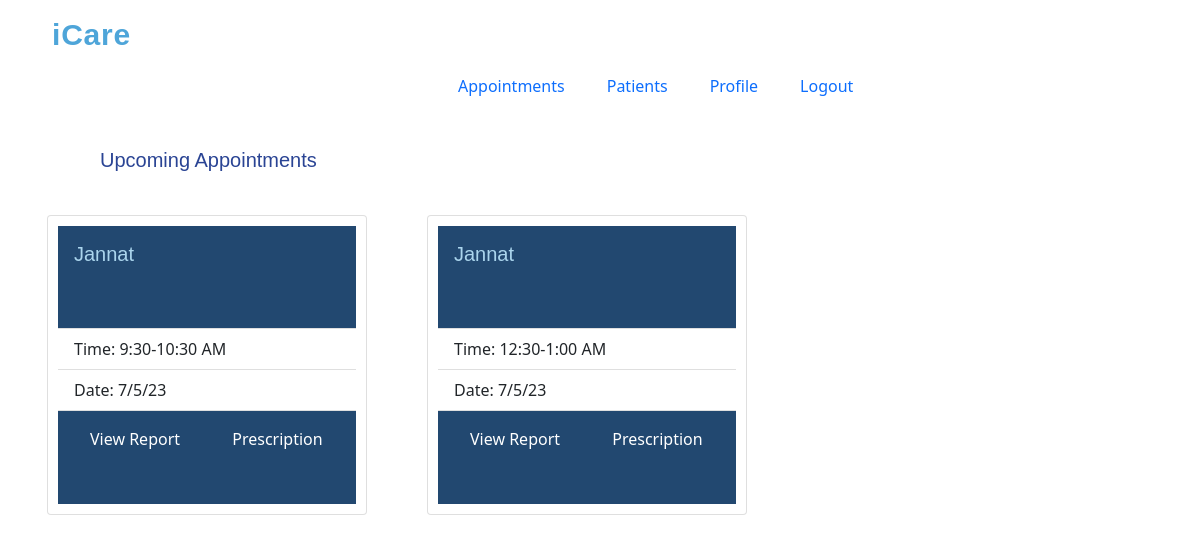
The app's page /doc_dashboard.php?user_phone=999 with its own data.
### tables this page shows
CREATE TABLE `appointment_details` (
  `app_day` varchar(9) NOT NULL,
  `app_time` varchar(20) NOT NULL,
  `app_doc_name` varchar(20) NOT NULL,
  `app_doc_phone` varchar(10) NOT NULL,
  `app_doc_dept` varchar(15) NOT NULL,
  `app_problem` varchar(30) NOT NULL,
  `app_pat_phone` varchar(15) NOT NULL,
  `app_pat_name` varchar(20) NOT NULL,
  `app_date` varchar(20) NOT NULL
);

### doc_dashboard.php (the view, shortened to what this page needs)
<?php
if (isset($_GET['user_phone'])===true) {
  $phone = $_GET['user_phone'];
}
else
 {
    $phone = $_GET['phone'];
}
$link=mysqli_connect("localhost","root","","hospital");
$res=mysqli_query($link,"SELECT* FROM appointment_details where app_doc_phone='$phone'");
?>
<!DOCTYPE html>
<html lang="en">
<head>
 <link href="assets/css/doctor_dashboard.css" rel="stylesheet">
<link href="https://cdn.jsdelivr.net/npm/bootstrap@5.0.2/dist/css/bootstrap.min.css" rel="stylesheet">
</head>
<body>
	<header id="header" class="fixed-top">
    <div class="container">
      <h1 class="logo me-auto"><a href="doc_dashboard.php?user_phone=<?php echo urlencode($phone); ?>">iCare</a></h1>
      <nav id="navbar" class="navbar navbar-light">
        <ul>
          <li><a class="nav-link scrollto" href="doc_dashboard.php?user_phone=<?php echo urlencode($phone); ?>">Appointments</a></li>
        <li><a class="nav-link scrollto" href="patient_list.php?user_phone=<?php echo urlencode($phone); ?>">Patients</a></li>
          <li><a class="nav-link scrollto" href="doc_profile.php?user_phone=<?php echo urlencode($phone); ?>">Profile</a></li>
          <li><a class="nav-link scrollto active" href="register.php">Logout</a></li>
        </ul>
      </nav>
    </div>
  </header>
    <h5 class="mt-5" id="apt_text">Upcoming Appointments</h5>
    <section class=" container" id="apt_con">
    <div class="row">
    <?php while($row=mysqli_fetch_assoc($res)){ ?>
      <div class="col-sm-12 col-md-6 col-lg-4 mb-4">
        <div class="card" >
          <div class="card-body">
            <h5 class="card-title" style="text-transform:capitalize;"><?php echo $row['app_pat_name'];?></h5>
          </div>
          <ul class="list-group list-group-flush">
            <li class="list-group-item">Time: <?php echo $row['app_time'];?></li>
            <li class="list-group-item">Date: <?php echo $row['app_date'];?></li>
          </ul>
          <div class="card-body">
          <?php
                $d_phone=$row['app_doc_phone'];
                $pat_phone=$row['app_pat_phone'];
            ?>
            <a href="viewReport.php?pat_phone=<?php echo urlencode($pat_phone);?>&doc_phone=<?php echo urlencode($d_phone);?>" class="card-link card-body" >View Report</a>
            <a href="prescription.php?pat_phone=<?php echo urlencode($pat_phone);?>&d_phone=<?php echo urlencode($d_phone);?>" class="card-link card-body" >Prescription</a>
          </div>
        </div>
      </div>
      <?php }?>
    </div>
  </section>
</body>
</html>

### assets/css/doctor_dashboard.css (style rules this page uses)
body { font-family: "Open Sans", sans-serif; }
h1, h2, h3, h4, h5, h6 { font-family: "Raleway", sans-serif; }
#header { background: #fff; }
#header .logo { font-size: 30px; padding-left: 10px; padding-top: 20px; line-height: 1; font-weight: 700; letter-spacing: 0.8px; font-family: "Poppins", sans-serif; }
#header .logo a { color: #4EA5D9; text-decoration: none; }
.navbar ul { margin: 0; padding-left: 400px; display: flex; list-style: none; align-items: center; }
.navbar li { position: relative; padding-right: 10px; }
#apt_con { padding-top: 25px; padding-left: 20x; margin-bottom: 30px; border-radius: 30px; }
#apt_text { color: #2A4494; padding-top: 100px; padding-left: 100px; padding-bottom: 5px; }
.card { padding-left: 3px; padding: 10px; margin: 5px; height: 300px; width:20rem; }
.card-body { background-color: #224870; color: #fff; }
.card-body a { color: #fff; text-decoration: none; }
.card-title { color:#ABD5ED; }

### records on screen
appointment_details: app_pat_name "Jannat", app_time "9:30-10:30 AM", app_date "7/5/23"
appointment_details: app_pat_name "Jannat", app_time "12:30-1:00 AM", app_date "7/5/23"
